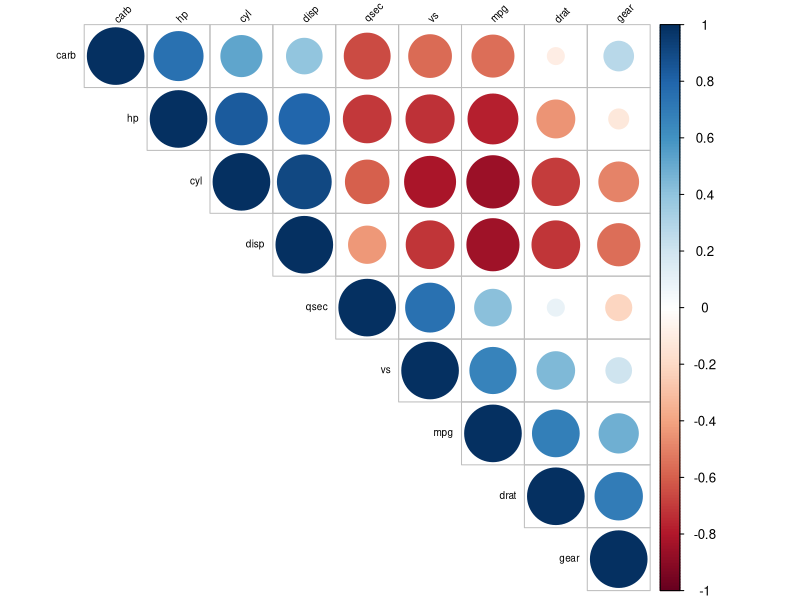

Source code (R):
#install.packages("corrplot")
library(corrplot)
dataset <- mtcars
dataset$am <- NULL
dataset$wt <- NULL
M <- cor(dataset)
corrplot(M, method = "circle", tl.cex = 0.6, tl.srt = 45, tl.col = "black", type = "upper", order = "hclust")